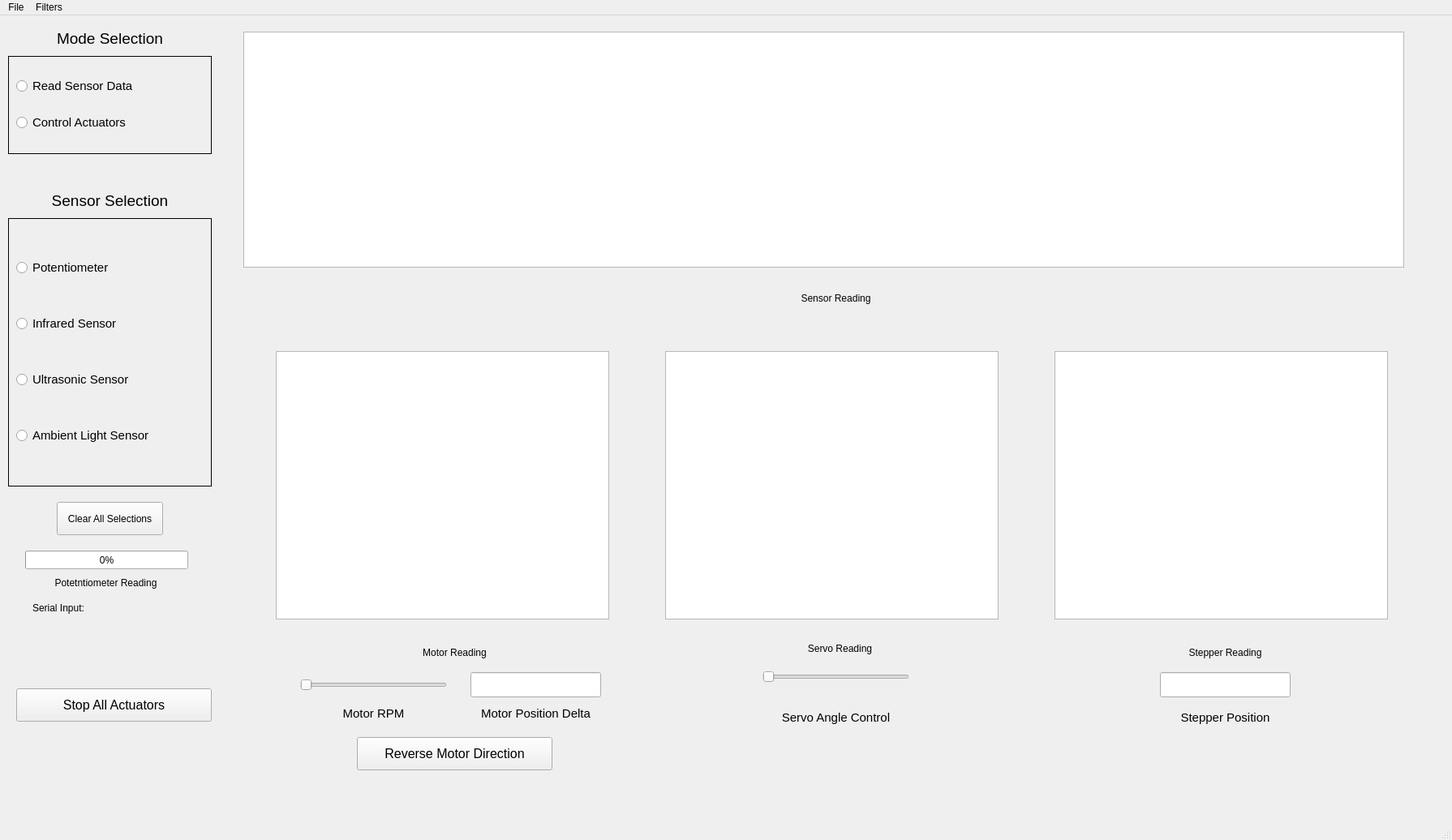
<?xml version="1.0" encoding="UTF-8"?>
<ui version="4.0">
 <class>FirstWindow</class>
 <widget class="QMainWindow" name="FirstWindow">
  <property name="geometry">
   <rect>
    <x>0</x>
    <y>0</y>
    <width>1790</width>
    <height>1036</height>
   </rect>
  </property>
  <property name="font">
   <font>
    <weight>50</weight>
    <bold>false</bold>
   </font>
  </property>
  <property name="windowTitle">
   <string>MainWindow</string>
  </property>
  <widget class="QWidget" name="centralwidget">
   <widget class="QFrame" name="verticalFrame">
    <property name="geometry">
     <rect>
      <x>10</x>
      <y>50</y>
      <width>251</width>
      <height>121</height>
     </rect>
    </property>
    <property name="frameShape">
     <enum>QFrame::Box</enum>
    </property>
    <layout class="QVBoxLayout" name="verticalLayout">
     <item>
      <widget class="QRadioButton" name="radioButton_1">
       <property name="font">
        <font>
         <pointsize>11</pointsize>
         <weight>50</weight>
         <bold>false</bold>
        </font>
       </property>
       <property name="text">
        <string>Read Sensor Data</string>
       </property>
      </widget>
     </item>
     <item>
      <widget class="QRadioButton" name="radioButton_2">
       <property name="font">
        <font>
         <pointsize>11</pointsize>
         <weight>50</weight>
         <bold>false</bold>
        </font>
       </property>
       <property name="text">
        <string>Control Actuators</string>
       </property>
      </widget>
     </item>
    </layout>
   </widget>
   <widget class="QPushButton" name="pushButton_clear_graphs">
    <property name="geometry">
     <rect>
      <x>70</x>
      <y>600</y>
      <width>131</width>
      <height>41</height>
     </rect>
    </property>
    <property name="text">
     <string>Clear All Selections</string>
    </property>
   </widget>
   <widget class="QProgressBar" name="progressBar">
    <property name="geometry">
     <rect>
      <x>31</x>
      <y>660</y>
      <width>201</width>
      <height>23</height>
     </rect>
    </property>
    <property name="value">
     <number>0</number>
    </property>
   </widget>
   <widget class="QLabel" name="label_proj_heading">
    <property name="geometry">
     <rect>
      <x>55</x>
      <y>18</y>
      <width>161</width>
      <height>21</height>
     </rect>
    </property>
    <property name="font">
     <font>
      <pointsize>14</pointsize>
      <weight>50</weight>
      <bold>false</bold>
     </font>
    </property>
    <property name="text">
     <string>Mode Selection</string>
    </property>
    <property name="alignment">
     <set>Qt::AlignCenter</set>
    </property>
   </widget>
   <widget class="PlotWidget" name="graphWidget">
    <property name="geometry">
     <rect>
      <x>300</x>
      <y>20</y>
      <width>1431</width>
      <height>291</height>
     </rect>
    </property>
    <property name="resizeAnchor">
     <enum>QGraphicsView::AnchorViewCenter</enum>
    </property>
   </widget>
   <widget class="QLabel" name="label_prog_bar_name">
    <property name="geometry">
     <rect>
      <x>20</x>
      <y>690</y>
      <width>221</width>
      <height>20</height>
     </rect>
    </property>
    <property name="text">
     <string>Potetntiometer Reading</string>
    </property>
    <property name="alignment">
     <set>Qt::AlignCenter</set>
    </property>
   </widget>
   <widget class="QLabel" name="label_trial">
    <property name="geometry">
     <rect>
      <x>40</x>
      <y>710</y>
      <width>211</width>
      <height>41</height>
     </rect>
    </property>
    <property name="text">
     <string>Serial Input: </string>
    </property>
   </widget>
   <widget class="QLabel" name="label_proj_heading_2">
    <property name="geometry">
     <rect>
      <x>55</x>
      <y>218</y>
      <width>161</width>
      <height>21</height>
     </rect>
    </property>
    <property name="font">
     <font>
      <pointsize>14</pointsize>
      <weight>50</weight>
      <bold>false</bold>
     </font>
    </property>
    <property name="text">
     <string>Sensor Selection</string>
    </property>
    <property name="alignment">
     <set>Qt::AlignCenter</set>
    </property>
   </widget>
   <widget class="QFrame" name="verticalFrame_2">
    <property name="geometry">
     <rect>
      <x>10</x>
      <y>250</y>
      <width>251</width>
      <height>331</height>
     </rect>
    </property>
    <property name="frameShape">
     <enum>QFrame::Box</enum>
    </property>
    <layout class="QVBoxLayout" name="verticalLayout_2">
     <item>
      <widget class="QRadioButton" name="radioButton_pot">
       <property name="font">
        <font>
         <pointsize>11</pointsize>
         <weight>50</weight>
         <bold>false</bold>
        </font>
       </property>
       <property name="text">
        <string>Potentiometer</string>
       </property>
      </widget>
     </item>
     <item>
      <widget class="QRadioButton" name="radioButton_infrared">
       <property name="font">
        <font>
         <pointsize>11</pointsize>
         <weight>50</weight>
         <bold>false</bold>
        </font>
       </property>
       <property name="text">
        <string>Infrared Sensor</string>
       </property>
      </widget>
     </item>
     <item>
      <widget class="QRadioButton" name="radioButton_ultrasonic">
       <property name="font">
        <font>
         <pointsize>11</pointsize>
         <weight>50</weight>
         <bold>false</bold>
        </font>
       </property>
       <property name="text">
        <string>Ultrasonic Sensor</string>
       </property>
      </widget>
     </item>
     <item>
      <widget class="QRadioButton" name="radioButton_slot">
       <property name="font">
        <font>
         <pointsize>11</pointsize>
         <weight>50</weight>
         <bold>false</bold>
        </font>
       </property>
       <property name="text">
        <string>Ambient Light Sensor</string>
       </property>
      </widget>
     </item>
    </layout>
   </widget>
   <widget class="PlotWidget" name="graphWidget_motor">
    <property name="geometry">
     <rect>
      <x>340</x>
      <y>414</y>
      <width>411</width>
      <height>331</height>
     </rect>
    </property>
   </widget>
   <widget class="PlotWidget" name="graphWidget_servo">
    <property name="geometry">
     <rect>
      <x>820</x>
      <y>414</y>
      <width>411</width>
      <height>331</height>
     </rect>
    </property>
   </widget>
   <widget class="PlotWidget" name="graphWidget_stepper">
    <property name="geometry">
     <rect>
      <x>1300</x>
      <y>414</y>
      <width>411</width>
      <height>331</height>
     </rect>
    </property>
   </widget>
   <widget class="QLabel" name="label">
    <property name="geometry">
     <rect>
      <x>930</x>
      <y>328</y>
      <width>201</width>
      <height>41</height>
     </rect>
    </property>
    <property name="font">
     <font>
      <weight>50</weight>
      <bold>false</bold>
     </font>
    </property>
    <property name="frameShape">
     <enum>QFrame::NoFrame</enum>
    </property>
    <property name="midLineWidth">
     <number>0</number>
    </property>
    <property name="text">
     <string>Sensor Reading</string>
    </property>
    <property name="alignment">
     <set>Qt::AlignCenter</set>
    </property>
   </widget>
   <widget class="QFrame" name="frame">
    <property name="enabled">
     <bool>true</bool>
    </property>
    <property name="geometry">
     <rect>
      <x>310</x>
      <y>400</y>
      <width>1421</width>
      <height>531</height>
     </rect>
    </property>
    <property name="frameShape">
     <enum>QFrame::NoFrame</enum>
    </property>
    <property name="frameShadow">
     <enum>QFrame::Raised</enum>
    </property>
    <widget class="QSlider" name="slider_servo">
     <property name="geometry">
      <rect>
       <x>630</x>
       <y>390</y>
       <width>181</width>
       <height>51</height>
      </rect>
     </property>
     <property name="minimum">
      <number>5</number>
     </property>
     <property name="maximum">
      <number>179</number>
     </property>
     <property name="orientation">
      <enum>Qt::Horizontal</enum>
     </property>
    </widget>
    <widget class="QLabel" name="label_3">
     <property name="geometry">
      <rect>
       <x>610</x>
       <y>360</y>
       <width>231</width>
       <height>41</height>
      </rect>
     </property>
     <property name="font">
      <font>
       <weight>50</weight>
       <bold>false</bold>
      </font>
     </property>
     <property name="frameShape">
      <enum>QFrame::NoFrame</enum>
     </property>
     <property name="midLineWidth">
      <number>0</number>
     </property>
     <property name="text">
      <string>Servo Reading</string>
     </property>
     <property name="alignment">
      <set>Qt::AlignCenter</set>
     </property>
    </widget>
    <widget class="QLabel" name="label_servo">
     <property name="geometry">
      <rect>
       <x>630</x>
       <y>450</y>
       <width>181</width>
       <height>31</height>
      </rect>
     </property>
     <property name="font">
      <font>
       <pointsize>11</pointsize>
       <weight>50</weight>
       <bold>false</bold>
      </font>
     </property>
     <property name="text">
      <string>Servo Angle Control</string>
     </property>
     <property name="alignment">
      <set>Qt::AlignCenter</set>
     </property>
    </widget>
    <widget class="QLabel" name="label_motor">
     <property name="geometry">
      <rect>
       <x>60</x>
       <y>440</y>
       <width>181</width>
       <height>41</height>
      </rect>
     </property>
     <property name="font">
      <font>
       <pointsize>11</pointsize>
       <weight>50</weight>
       <bold>false</bold>
      </font>
     </property>
     <property name="text">
      <string>Motor RPM</string>
     </property>
     <property name="alignment">
      <set>Qt::AlignCenter</set>
     </property>
    </widget>
    <widget class="QLabel" name="label_2">
     <property name="geometry">
      <rect>
       <x>150</x>
       <y>370</y>
       <width>201</width>
       <height>31</height>
      </rect>
     </property>
     <property name="font">
      <font>
       <weight>50</weight>
       <bold>false</bold>
       <underline>false</underline>
      </font>
     </property>
     <property name="frameShape">
      <enum>QFrame::NoFrame</enum>
     </property>
     <property name="midLineWidth">
      <number>0</number>
     </property>
     <property name="text">
      <string>Motor Reading</string>
     </property>
     <property name="alignment">
      <set>Qt::AlignCenter</set>
     </property>
    </widget>
    <widget class="QSlider" name="slider_motor_rpm">
     <property name="geometry">
      <rect>
       <x>60</x>
       <y>400</y>
       <width>181</width>
       <height>51</height>
      </rect>
     </property>
     <property name="minimum">
      <number>20</number>
     </property>
     <property name="maximum">
      <number>70</number>
     </property>
     <property name="orientation">
      <enum>Qt::Horizontal</enum>
     </property>
    </widget>
    <widget class="QLabel" name="label_stepper">
     <property name="geometry">
      <rect>
       <x>1110</x>
       <y>450</y>
       <width>181</width>
       <height>31</height>
      </rect>
     </property>
     <property name="font">
      <font>
       <pointsize>11</pointsize>
       <weight>50</weight>
       <bold>false</bold>
      </font>
     </property>
     <property name="text">
      <string>Stepper Position</string>
     </property>
     <property name="alignment">
      <set>Qt::AlignCenter</set>
     </property>
    </widget>
    <widget class="QLabel" name="label_4">
     <property name="geometry">
      <rect>
       <x>1090</x>
       <y>370</y>
       <width>221</width>
       <height>31</height>
      </rect>
     </property>
     <property name="font">
      <font>
       <weight>50</weight>
       <bold>false</bold>
      </font>
     </property>
     <property name="frameShape">
      <enum>QFrame::NoFrame</enum>
     </property>
     <property name="midLineWidth">
      <number>0</number>
     </property>
     <property name="text">
      <string>Stepper Reading</string>
     </property>
     <property name="alignment">
      <set>Qt::AlignCenter</set>
     </property>
    </widget>
    <widget class="QLabel" name="label_motor_2">
     <property name="geometry">
      <rect>
       <x>260</x>
       <y>440</y>
       <width>181</width>
       <height>41</height>
      </rect>
     </property>
     <property name="font">
      <font>
       <pointsize>11</pointsize>
       <weight>50</weight>
       <bold>false</bold>
      </font>
     </property>
     <property name="text">
      <string>Motor Position Delta</string>
     </property>
     <property name="alignment">
      <set>Qt::AlignCenter</set>
     </property>
    </widget>
    <widget class="QLineEdit" name="lineEdit_motor_position">
     <property name="geometry">
      <rect>
       <x>270</x>
       <y>410</y>
       <width>161</width>
       <height>31</height>
      </rect>
     </property>
    </widget>
    <widget class="QPushButton" name="pushButton_motor_direction">
     <property name="geometry">
      <rect>
       <x>130</x>
       <y>490</y>
       <width>241</width>
       <height>41</height>
      </rect>
     </property>
     <property name="font">
      <font>
       <pointsize>12</pointsize>
       <weight>50</weight>
       <bold>false</bold>
      </font>
     </property>
     <property name="text">
      <string>Reverse Motor Direction</string>
     </property>
    </widget>
    <widget class="QLineEdit" name="lineEdit_stepper_position">
     <property name="geometry">
      <rect>
       <x>1120</x>
       <y>410</y>
       <width>161</width>
       <height>31</height>
      </rect>
     </property>
    </widget>
    <zorder>label_motor</zorder>
    <zorder>slider_motor_rpm</zorder>
    <zorder>label_2</zorder>
    <zorder>label_servo</zorder>
    <zorder>label_3</zorder>
    <zorder>slider_servo</zorder>
    <zorder>label_stepper</zorder>
    <zorder>label_4</zorder>
    <zorder>label_motor_2</zorder>
    <zorder>lineEdit_motor_position</zorder>
    <zorder>pushButton_motor_direction</zorder>
    <zorder>lineEdit_stepper_position</zorder>
   </widget>
   <widget class="QPushButton" name="pushButton_all_stop">
    <property name="geometry">
     <rect>
      <x>20</x>
      <y>830</y>
      <width>241</width>
      <height>41</height>
     </rect>
    </property>
    <property name="font">
     <font>
      <pointsize>12</pointsize>
      <weight>50</weight>
      <bold>false</bold>
     </font>
    </property>
    <property name="text">
     <string>Stop All Actuators</string>
    </property>
   </widget>
   <zorder>frame</zorder>
   <zorder>verticalFrame</zorder>
   <zorder>pushButton_clear_graphs</zorder>
   <zorder>progressBar</zorder>
   <zorder>label_proj_heading</zorder>
   <zorder>graphWidget</zorder>
   <zorder>label_prog_bar_name</zorder>
   <zorder>label_trial</zorder>
   <zorder>label_proj_heading_2</zorder>
   <zorder>verticalFrame_2</zorder>
   <zorder>graphWidget_motor</zorder>
   <zorder>graphWidget_servo</zorder>
   <zorder>graphWidget_stepper</zorder>
   <zorder>label</zorder>
   <zorder>pushButton_all_stop</zorder>
  </widget>
  <widget class="QMenuBar" name="menubar">
   <property name="geometry">
    <rect>
     <x>0</x>
     <y>0</y>
     <width>1790</width>
     <height>20</height>
    </rect>
   </property>
   <widget class="QMenu" name="menuFile">
    <property name="title">
     <string>File</string>
    </property>
    <addaction name="actionOpen"/>
    <addaction name="separator"/>
   </widget>
   <widget class="QMenu" name="menuFilters">
    <property name="title">
     <string>Filters</string>
    </property>
    <widget class="QMenu" name="menuSelected_Filters">
     <property name="title">
      <string>Selected Filters</string>
     </property>
     <addaction name="actionSmall_Box_Filter_2"/>
     <addaction name="actionRandom_Object_Filter_2"/>
     <addaction name="actionBlurred_Image_Filter_2"/>
     <addaction name="actionSide_Partial_Box_Filter_2"/>
     <addaction name="actionSaturated_Box_Filter_2"/>
    </widget>
    <addaction name="menuSelected_Filters"/>
    <addaction name="separator"/>
    <addaction name="actionRun_Filter"/>
    <addaction name="separator"/>
   </widget>
   <addaction name="menuFile"/>
   <addaction name="menuFilters"/>
  </widget>
  <widget class="QStatusBar" name="statusbar"/>
  <action name="actionOpen">
   <property name="text">
    <string>Open</string>
   </property>
  </action>
  <action name="actionRandom_Object_Filter">
   <property name="text">
    <string>Random Object Filter</string>
   </property>
  </action>
  <action name="actionSide_Partial_Boxes_Filter">
   <property name="text">
    <string>Side Partial Boxes Filter</string>
   </property>
  </action>
  <action name="actionRun_Filter">
   <property name="text">
    <string>Run Filter</string>
   </property>
  </action>
  <action name="actionSmall_Box_Filter_2">
   <property name="checkable">
    <bool>true</bool>
   </property>
   <property name="checked">
    <bool>true</bool>
   </property>
   <property name="text">
    <string>Small Box Filter</string>
   </property>
  </action>
  <action name="actionRandom_Object_Filter_2">
   <property name="checkable">
    <bool>true</bool>
   </property>
   <property name="checked">
    <bool>true</bool>
   </property>
   <property name="text">
    <string>Random Object Filter</string>
   </property>
  </action>
  <action name="actionBlurred_Image_Filter_2">
   <property name="checkable">
    <bool>true</bool>
   </property>
   <property name="checked">
    <bool>true</bool>
   </property>
   <property name="text">
    <string>Blurred Image Filter</string>
   </property>
  </action>
  <action name="actionSide_Partial_Box_Filter_2">
   <property name="checkable">
    <bool>true</bool>
   </property>
   <property name="checked">
    <bool>true</bool>
   </property>
   <property name="text">
    <string>Side Partial Box Filter</string>
   </property>
  </action>
  <action name="actionSaturated_Box_Filter_2">
   <property name="checkable">
    <bool>true</bool>
   </property>
   <property name="checked">
    <bool>true</bool>
   </property>
   <property name="text">
    <string>Saturated Box Filter</string>
   </property>
  </action>
 </widget>
 <customwidgets>
  <customwidget>
   <class>PlotWidget</class>
   <extends>QGraphicsView</extends>
   <header location="global">pyqtgraph</header>
  </customwidget>
 </customwidgets>
 <resources/>
 <connections/>
</ui>
